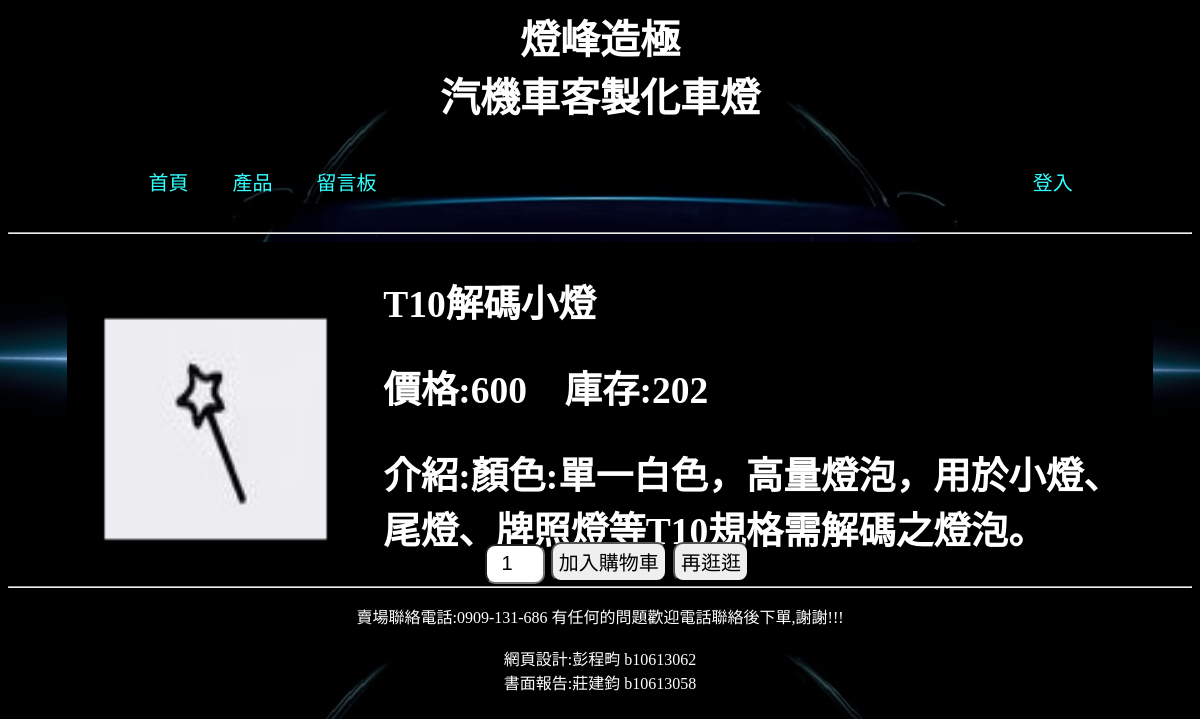
Before: /form/prod.php?pid=2 with the older database file.
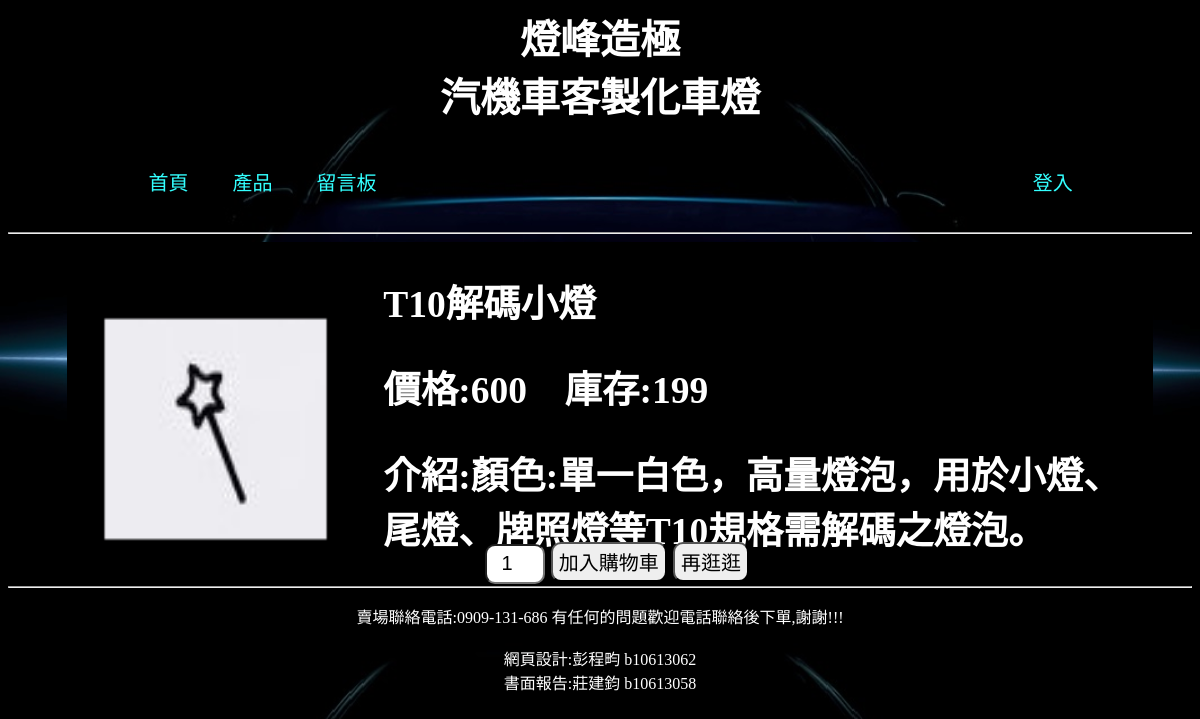
After: the same page with the newer database file.
### tables this page shows
CREATE TABLE `product` (
  `id` int(11) NOT NULL AUTO_INCREMENT,
  `name` varchar(30) NOT NULL,
  `price` int(20) NOT NULL,
  `stock` int(20) NOT NULL,
  `info` text NOT NULL,
  `imgPath` text NOT NULL,
  PRIMARY KEY (`id`)
);

### form/prod.php (the view, shortened to what this page needs)
<?php include './top.php';?>
	<div id="content">
		<?php
			$id = $_GET["pid"];
			include '../DB/DB.php';
			$sql = "SELECT * FROM product WHERE id = '".$id."' ";
			$result = $conn->query($sql);
			echo "<div class='section'>";
			while($row = $result->fetch_assoc()){
			echo "<div class='nav'><img src=".$row["imgPath"]."></div>";
  			echo "<div class='article'>
    				<h2>".$row["name"]."</h2>
    				<h2>價格:".$row["price"]." &nbsp&nbsp 庫存:".$row["stock"]."</h2>
    				<h2>介紹:".$row["info"]."</h3>
  				</div>";
  			echo "
				<form method='post' enctype='multipart/form-data'  action='../controller/shopping/addProdInCart.php?id=".$row["id"]."' class='edit-form'>
					<div id='content' style='padding-left: 37%;'>
						<input type='number' name='count' value='1'>
						<input type='submit' name='sub' value='加入購物車'>
						<input type='button' onclick=location.href='/62lab/form/store.php' value='再逛逛'>
					</div>
			   	</form>";
			}
			echo "</div>";
		?>
	</div>
<br><br><br><br><br><br><br><br><br><br><br><br><br><br><br><br><br><hr>

Changed rows visible on the page:
changed product "T10解碼小燈": stock "202" → "199"
